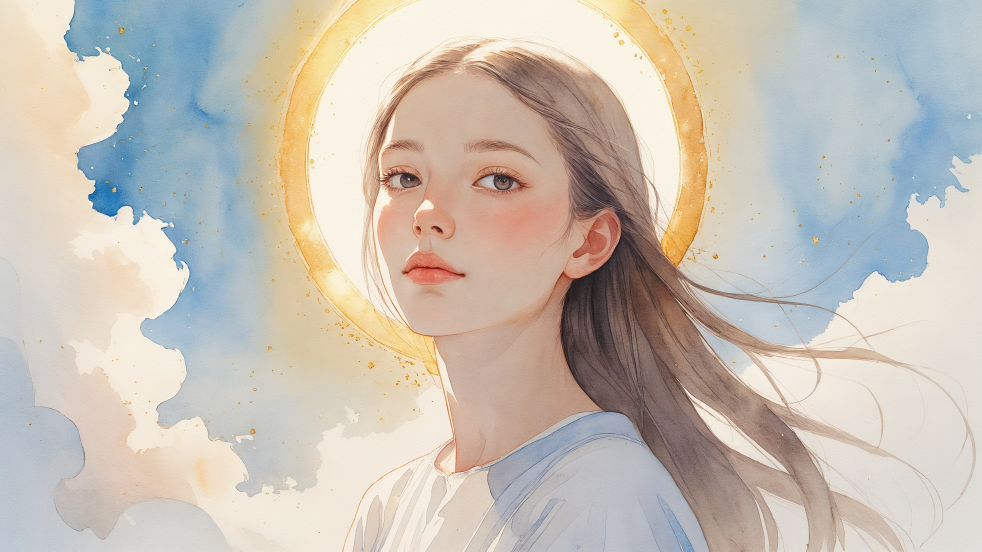
#> input picture psalm 1 - in progress - 8/images/0m00s-0m10s.jpg, 2944 x 1656 px (shown at 1/3 size); its folder holds only this picture in this run
$ python arkusz_kadrow.py '../../psalm 1 - in progress - 8/images' --out out.png
#> lines starting #> are read from the running program, lines starting #| are printed output that depends on the picture
#!/usr/bin/env python3
"""
Pomocnik Etapu 8 — arkusze podglądowe kadrów do ustalenia `kierunki-ruchu.tsv`.

Etap 8 wymaga OBEJRZENIA każdego kadru i zapisania, po której stronie leży motyw
główny (patrz `instrukcje/etap8-timeline-davinci.md` § „Plik kierunków ruchu").
Czytanie 20-30 pełnowymiarowych JPG-ów jest kosztowne, więc ten skrypt składa je
w kilka arkuszy 2x2 z numerem i nazwą pliku wypisanymi na każdym kadrze oraz
pionową linią środka, która ułatwia ocenę „lewo czy prawo".

Użycie:
    python3 arkusz_kadrow.py "psalm N/images" --out /katalog/na/arkusze
"""
import argparse
import os
import re

from PIL import Image, ImageDraw, ImageFont

ZAKRES = re.compile(r"^\d+m\d+s-\d+m\d+s\.jpg$", re.I)
FONT = "/Applications/HP.app/Contents/Resources/Fonts/Lora-Regular.ttf"


def czas(nazwa):
    m = re.match(r"(\d+)m(\d+)s-", nazwa)
    return int(m.group(1)) * 60 + int(m.group(2))


def font(size):
#> called with size = 24
    for p in (FONT, "/System/Library/Fonts/Supplemental/Arial.ttf"):
        if os.path.isfile(p):
            return ImageFont.truetype(p, size)
    return ImageFont.load_default()


def main():
    ap = argparse.ArgumentParser()
    ap.add_argument("images")
    ap.add_argument("--out", required=True, help="katalog na arkusze")
    ap.add_argument("--kafelek", type=int, default=640, help="szerokość jednego kadru")
    ap.add_argument("--na-arkusz", type=int, default=4)
    a = ap.parse_args()

    os.makedirs(a.out, exist_ok=True)
    pliki = sorted((f for f in os.listdir(a.images) if ZAKRES.match(f)), key=czas)
    tw = a.kafelek
    th = tw * 9 // 16
    f = font(max(18, tw // 26))

    for i in range(0, len(pliki), a.na_arkusz):
        grupa = pliki[i:i + a.na_arkusz]
        kol = 2
        wier = (len(grupa) + kol - 1) // kol
        ark = Image.new("RGB", (tw * kol, th * wier), (20, 20, 20))
#> ark: PIL image 1280x360 RGB; every value is 20
        d = ImageDraw.Draw(ark)
        for j, nazwa in enumerate(grupa):
            with Image.open(os.path.join(a.images, nazwa)) as im:
#> im is the input picture: PIL image 2944x1656 RGB; mean R, G, B 200.3, 191.9, 181.7
                im = im.convert("RGB").resize((tw, th), Image.LANCZOS)
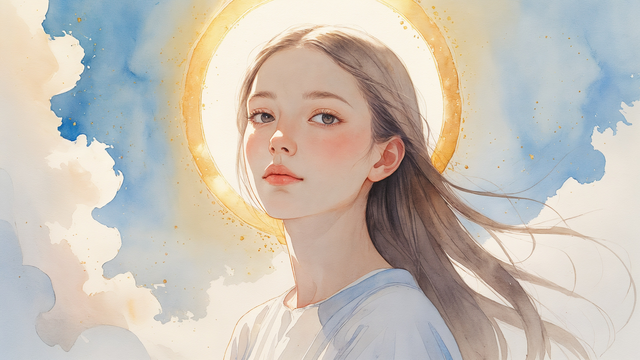
#> im: PIL image 640x360 RGB; mean R, G, B 200.3, 191.9, 181.7
            x, y = (j % kol) * tw, (j // kol) * th
            ark.paste(im, (x, y))
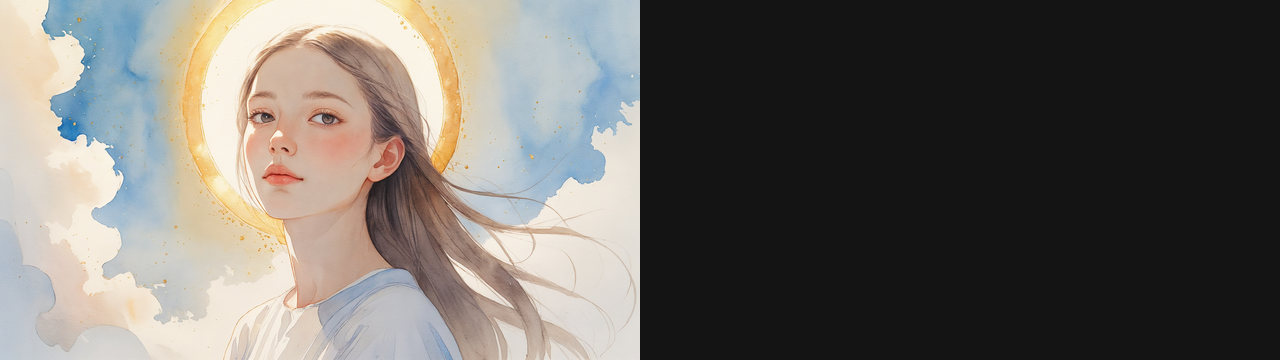
#> ark: PIL image 1280x360 RGB; mean R, G, B 110.1, 106, 100.8
            d.line([(x + tw // 2, y), (x + tw // 2, y + th)], fill=(255, 0, 0), width=1)
            etykieta = f"{i + j + 1}. {nazwa}"
            box = d.textbbox((0, 0), etykieta, font=f)
#> box = (0, 2, 92, 12)
            d.rectangle([x + 6, y + 6, x + 14 + box[2], y + 14 + box[3]], fill=(0, 0, 0))
            d.text((x + 10, y + 10), etykieta, fill=(255, 255, 255), font=f)
        out = os.path.join(a.out, f"arkusz{i // a.na_arkusz + 1}.jpg")
        ark.save(out, "JPEG", quality=88)
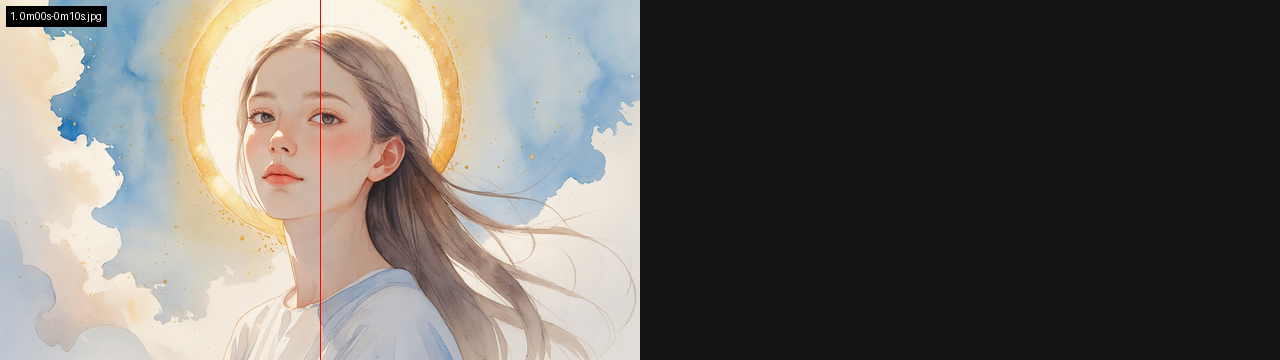
#> saved as arkusz1.jpg: PIL image 1280x360 RGB; mean R, G, B 109.5, 105, 99.9
        print(out, "->", ", ".join(grupa))


if __name__ == "__main__":
    main()

$ run again, on psalm 1 - in progress - 8/images/0m10s-0m23s.jpg
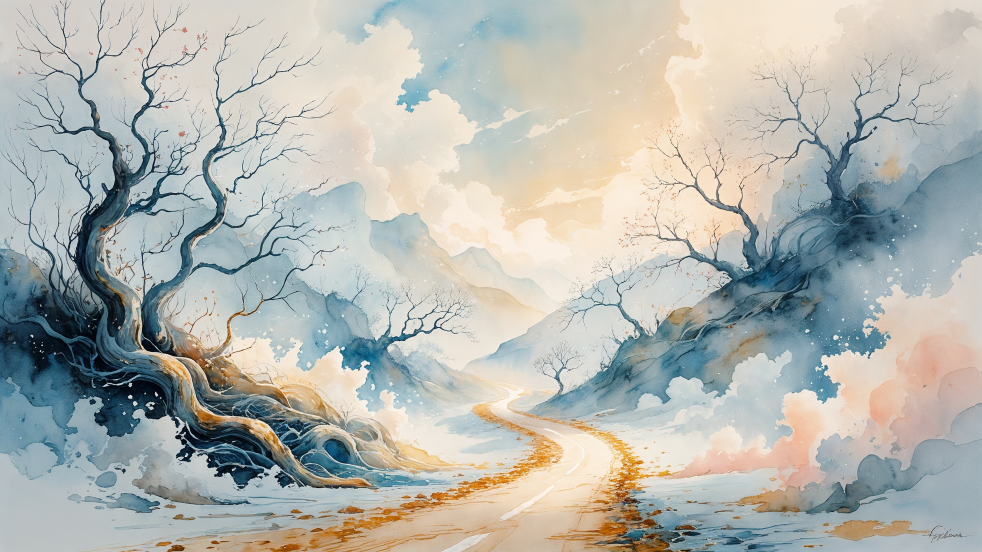
#> input picture psalm 1 - in progress - 8/images/0m10s-0m23s.jpg, 2944 x 1656 px (shown at 1/3 size)
#> in main, im is the input picture: PIL image 2944x1656 RGB; mean R, G, B 180.4, 182.5, 176.7
#> im: PIL image 640x360 RGB
#> in main, `ark.paste(im, (x, y))`:
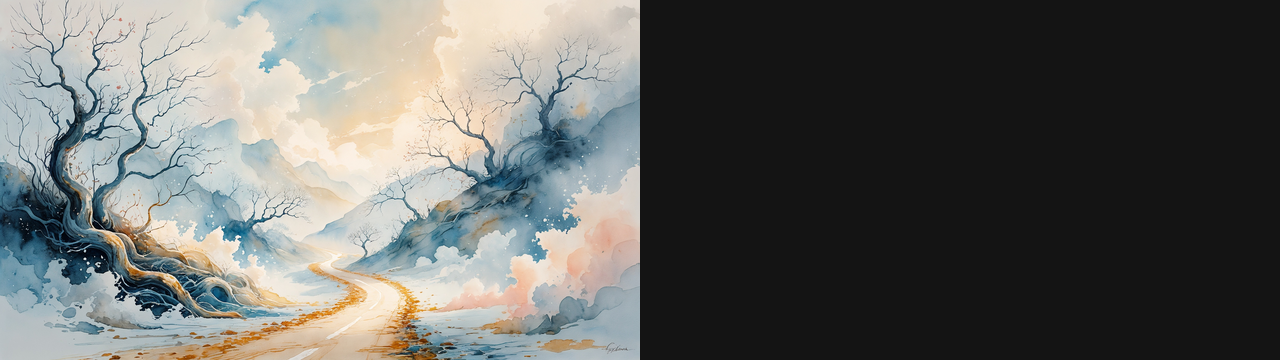
#> ark: PIL image 1280x360 RGB; mean R, G, B 100.2, 101.3, 98.3
#> box = (0, 2, 92, 12)
#> in main, `ark.save(out, "JPEG", quality=88)`:
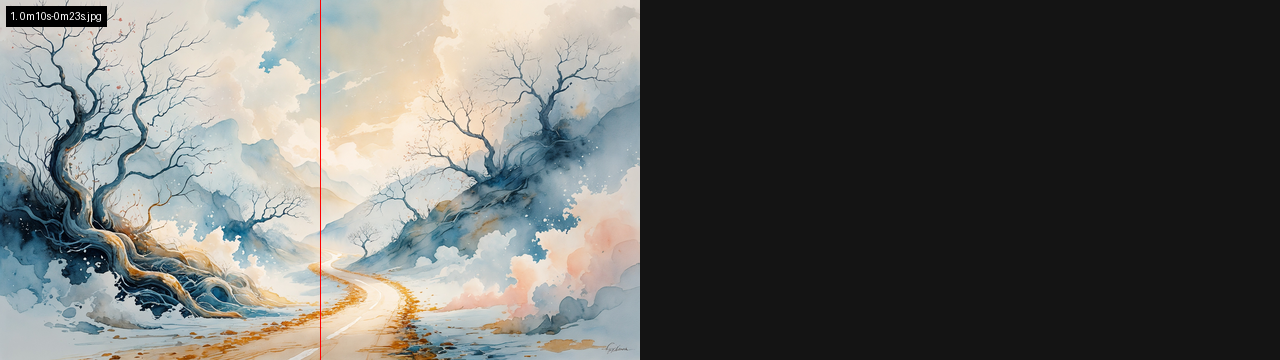
#> saved as arkusz1.jpg: PIL image 1280x360 RGB; mean R, G, B 99.4, 100.3, 97.4

$ run again, on psalm 1 - in progress - 8/images/0m51s-1m01s.jpg
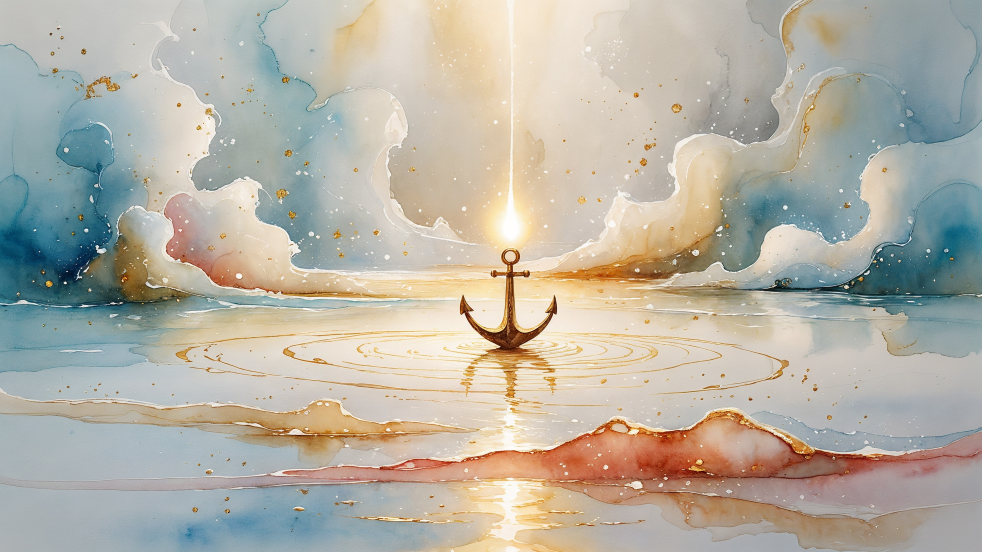
#> input picture psalm 1 - in progress - 8/images/0m51s-1m01s.jpg, 2944 x 1656 px (shown at 1/3 size)
#> in main, im is the input picture: PIL image 2944x1656 RGB; mean R, G, B 181.4, 177.2, 165.6
#> im: PIL image 640x360 RGB
#> in main, `ark.paste(im, (x, y))`:
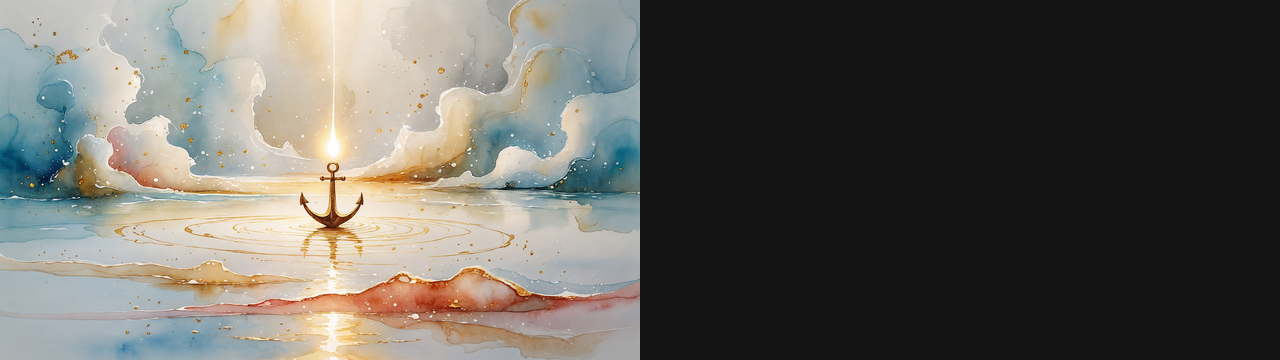
#> ark: PIL image 1280x360 RGB; mean R, G, B 100.7, 98.6, 92.8
#> box = (0, 2, 92, 12)
#> in main, `ark.save(out, "JPEG", quality=88)`:
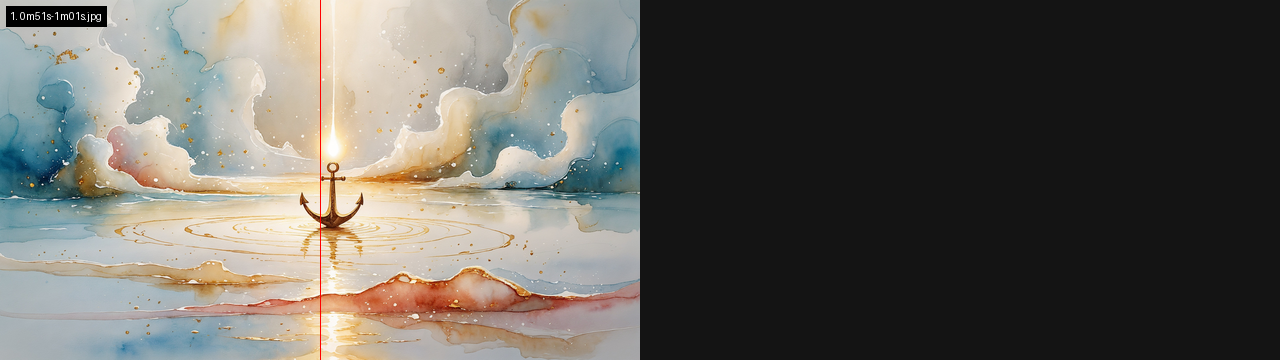
#> saved as arkusz1.jpg: PIL image 1280x360 RGB; mean R, G, B 99.9, 97.6, 91.9
